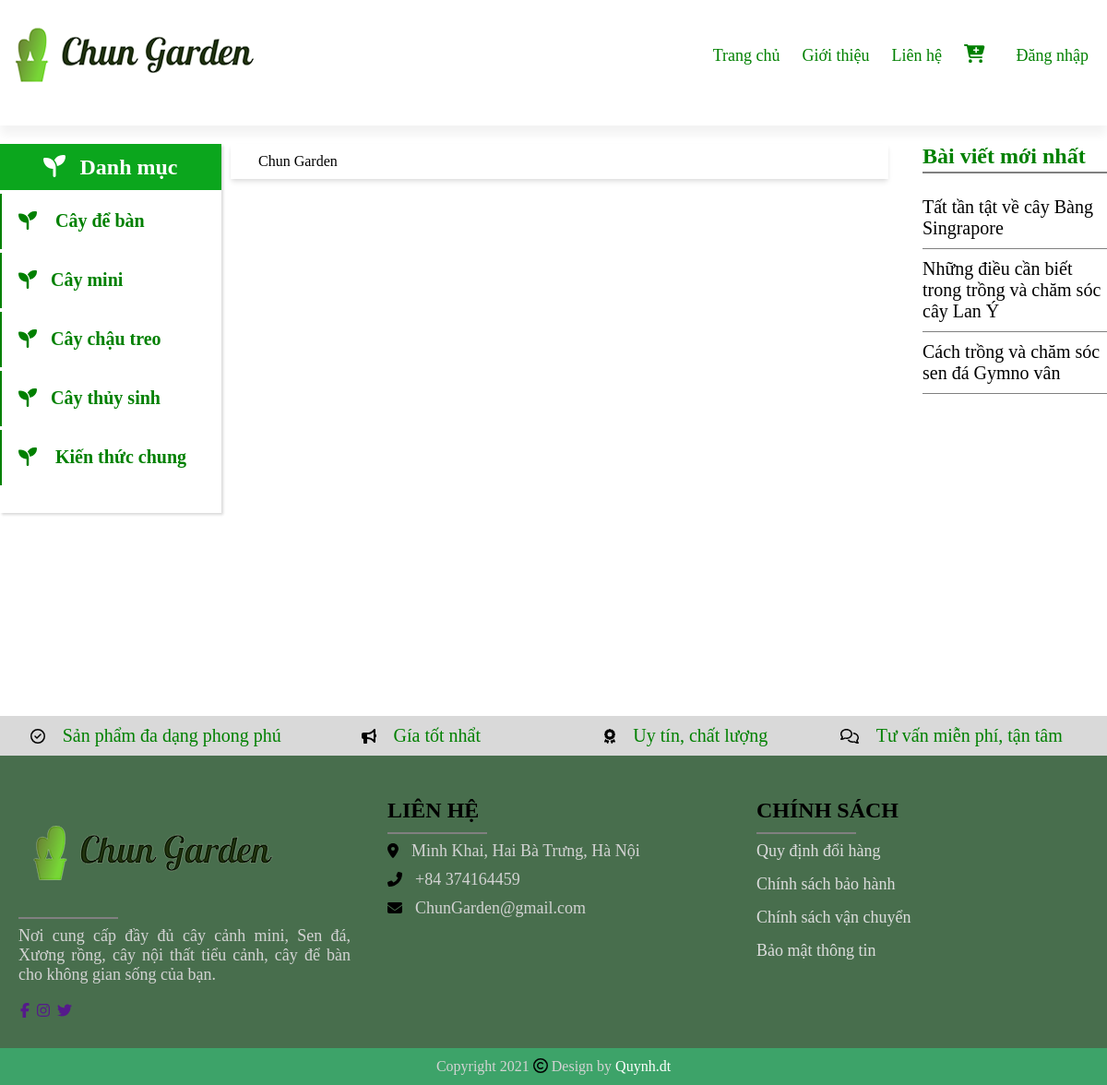
/customer/modules/post/view_post.php, run on the app's committed database.
### tables this page shows
CREATE TABLE `post` (
  `id_Post` int(11) NOT NULL,
  `date_post` timestamp NOT NULL DEFAULT current_timestamp() ON UPDATE current_timestamp(),
  `pic` varchar(255) NOT NULL,
  `title` varchar(255) DEFAULT NULL,
  `body` text NOT NULL,
  `status_post` tinyint(1) NOT NULL
);

### customer/modules/post/view_post.php (the view, shortened to what this page needs)
<?php
require_once 'layout/headerCus.php';
?>
<div class="post_detail">
	<div class="time"><p><?php  echo $date ?>  Chun Garden</p></div>
</div>
<div class="danhsach">
		<h2>Bài viết mới nhất</h2>
		<div class="bar_post">
			<?php
			$sql="SELECT id_Post,date_post,pic,title,body FROM Post WHERE status_post=0 ORDER BY id_Post DESC LIMIT 7";
			$result=mysqli_query($conn,$sql);
			$total=mysqli_num_rows($result);
			$i=0;
			while($i != $total){
				while ($row=mysqli_fetch_assoc($result)) {
					$i++;
					$id=$row['id_Post'];
					echo "<ul>";
						echo "<li>";
							echo "<a href='index.php?module=post&action=view_post&id=$id'> ";
								echo $row['title'];
							echo "</a>";
						echo "</li>";
					echo "</ul>";
				}
			}
			?>
		</div>
	</div>
<?php
require_once 'layout/footerCus.php';
?>

### customer/layout/style.css (style rules this page uses)
* { padding: 0; margin: auto; box-sizing:border-box; border-collapse: collapse; }

### customer/modules/post/view_post.php (style rules this page uses)
.post_detail { width: 75%; margin-top: 20px; margin-bottom: 20px; float: left; box-shadow: rgba(0, 0, 0, 0.1) 0px 4px 6px -1px, rgba(0, 0, 0, 0.06) 0px 2px 4px -1px; padding:0 20px; }
.time { margin:10px 10px; text-align: left; }
.danhsach { margin-top: 20px; float: right; width: 200px; position: relative; text-align: left; }
.danhsach h2 { color: green; }
.danhsach h2:before { position: absolute; top: 30px; content: ''; height: 2px; width: 100%; background: grey; }
.bar_post { margin-top: 20px; }
.bar_post ul { border-bottom: 1px solid grey; padding: 10px 0; }
.bar_post ul li { list-style-type: none; }
.bar_post ul li a { font-size: 20px; text-decoration: none; color: black; margin: 10px 0; }

### data on the page
post: title "Tất tần tật về cây Bàng Singrapore"
post: title "Những điều cần biết trong trồng và chăm sóc cây Lan Ý"
post: title "Cách trồng và chăm sóc sen đá Gymno vân"
